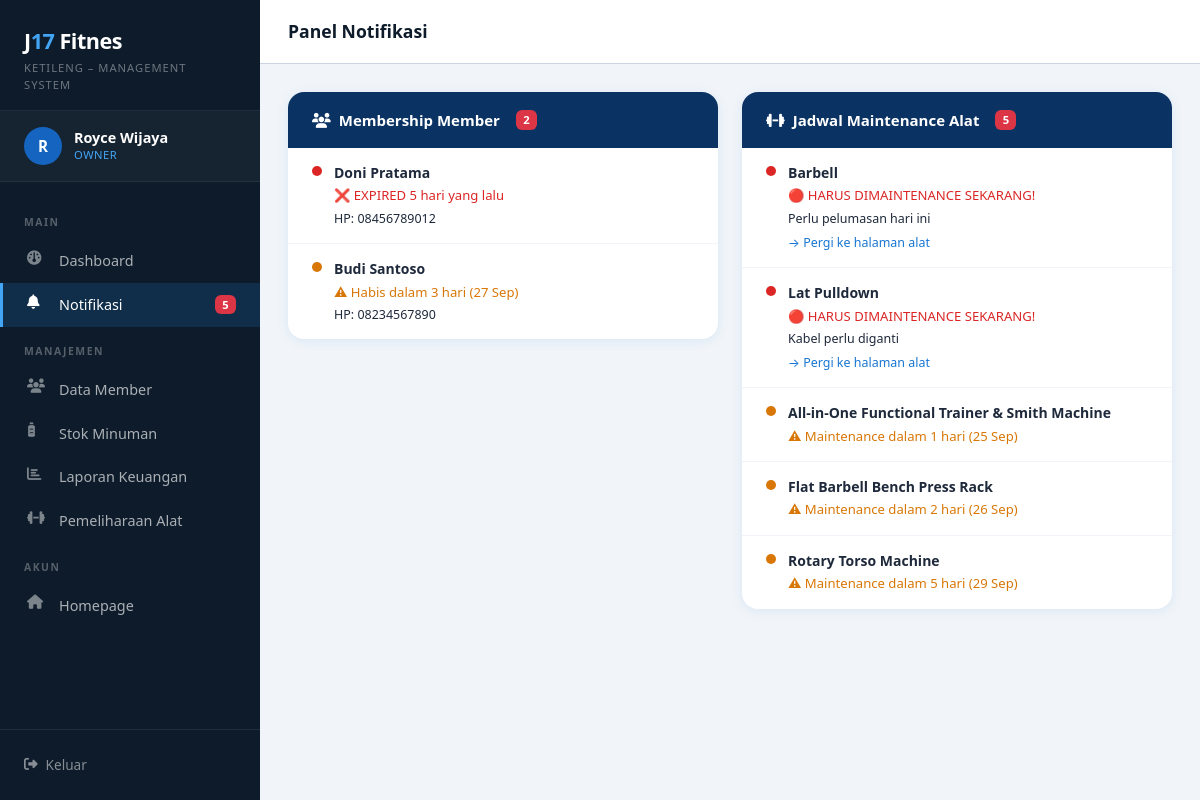
Screenshot of /owner/notifikasi.php (signed in) with the database file from the repository.
### tables this page shows
CREATE TABLE IF NOT EXISTS members (
    id INT PRIMARY KEY AUTO_INCREMENT,
    user_id INT NOT NULL,
    paket ENUM('1_bulan','3_bulan','6_bulan','1_tahun') NOT NULL DEFAULT '1_bulan',
    tgl_mulai DATE NOT NULL,
    tgl_selesai DATE NOT NULL,
    status ENUM('aktif','expired','pending') DEFAULT 'aktif',
    created_at TIMESTAMP DEFAULT CURRENT_TIMESTAMP,
    updated_at TIMESTAMP DEFAULT CURRENT_TIMESTAMP ON UPDATE CURRENT_TIMESTAMP,
    FOREIGN KEY (user_id) REFERENCES users(id) ON DELETE CASCADE
);

CREATE TABLE IF NOT EXISTS users (
    id INT PRIMARY KEY AUTO_INCREMENT,
    nama_lengkap VARCHAR(100) NOT NULL,
    nama_panggilan VARCHAR(50) NOT NULL UNIQUE,
    email VARCHAR(100) DEFAULT NULL,
    password VARCHAR(255) NOT NULL,
    role ENUM('owner', 'staff', 'member') NOT NULL DEFAULT 'member',
    no_hp VARCHAR(20) DEFAULT NULL,
    jenis_kelamin ENUM('L', 'P') DEFAULT NULL,
    umur INT DEFAULT NULL,
    created_at TIMESTAMP DEFAULT CURRENT_TIMESTAMP,
    updated_at TIMESTAMP DEFAULT CURRENT_TIMESTAMP ON UPDATE CURRENT_TIMESTAMP
);

CREATE TABLE IF NOT EXISTS alat (
    id INT PRIMARY KEY AUTO_INCREMENT,
    nama VARCHAR(150) NOT NULL,
    kategori ENUM('Free Weight','Machine','All-in-One') NOT NULL,
    jumlah INT DEFAULT 1,
    status ENUM('tersedia','maintenance') DEFAULT 'tersedia',
    interval_hari INT DEFAULT 30 COMMENT 'interval maintenance dalam hari',
    tgl_maintenance_terakhir DATE DEFAULT NULL,
    tgl_maintenance_berikutnya DATE DEFAULT NULL,
    catatan TEXT DEFAULT NULL,
    created_at TIMESTAMP DEFAULT CURRENT_TIMESTAMP,
    updated_at TIMESTAMP DEFAULT CURRENT_TIMESTAMP ON UPDATE CURRENT_TIMESTAMP
);

### owner/notifikasi.php (the view, shortened to what this page needs)
<?php
$db = getDB();
$notif_member = $db->query("
    SELECT u.nama_lengkap, u.no_hp, m.paket, m.tgl_selesai, DATEDIFF(m.tgl_selesai, CURDATE()) as sisa
    FROM members m JOIN users u ON m.user_id=u.id
    WHERE DATEDIFF(m.tgl_selesai, CURDATE()) BETWEEN -30 AND 7
    ORDER BY sisa ASC
")->fetchAll();
$notif_alat = $db->query("
    SELECT *, DATEDIFF(tgl_maintenance_berikutnya, CURDATE()) as sisa_hari
    FROM alat WHERE tgl_maintenance_berikutnya <= DATE_ADD(CURDATE(), INTERVAL 7 DAY)
    ORDER BY sisa_hari ASC
")->fetchAll();
?>
<!DOCTYPE html>
<html lang="id">
<head>
<link href="https://cdn.jsdelivr.net/npm/bootstrap@5.3.2/dist/css/bootstrap.min.css" rel="stylesheet">
<link href="https://cdnjs.cloudflare.com/ajax/libs/font-awesome/6.5.0/css/all.min.css" rel="stylesheet">
<link href="/j17-fitnes/assets/css/style.css" rel="stylesheet">
</head>
<body>
<div class="dashboard-wrapper">
  <?php include __DIR__ . '/../includes/sidebar_owner.php'; ?>
  <div class="main-content">
    <div class="topbar">
      <div class="topbar-title">Panel Notifikasi</div>
    </div>
    <div class="page-content">
      <div class="row g-4">
        <div class="col-lg-6">
          <div class="alert-panel">
            <div class="alert-panel-header">
              <i class="fa-solid fa-users"></i> Membership Member
              <span class="badge bg-danger ms-2"><?= count($notif_member) ?></span>
            </div>
            <?php foreach($notif_member as $n): ?>
            <div class="notif-item">
              <?php if($n['sisa'] < 0): ?>
                <div class="notif-dot-red"></div>
                <div>
                  <strong><?= htmlspecialchars($n['nama_lengkap']) ?></strong><br>
                  <span style="color:var(--danger);font-size:.82rem">❌ EXPIRED <?= abs($n['sisa']) ?> hari yang lalu</span><br>
                  <span style="font-size:.78rem;color:var(--gray-400)"><?= $n['no_hp'] ? 'HP: '.$n['no_hp'] : '' ?></span>
                </div>
              <?php elseif($n['sisa'] <= 3): ?>
                <div class="notif-dot-orange"></div>
                <div>
                  <strong><?= htmlspecialchars($n['nama_lengkap']) ?></strong><br>
                  <span style="color:var(--warning);font-size:.82rem">⚠ Habis dalam <?= $n['sisa'] ?> hari (<?= date('d M', strtotime($n['tgl_selesai'])) ?>)</span><br>
                  <span style="font-size:.78rem;color:var(--gray-400)"><?= $n['no_hp'] ? 'HP: '.$n['no_hp'] : '' ?></span>
                </div>
              <?php endif; ?>
            </div>
            <?php endforeach; ?>
          </div>
        </div>
        <div class="col-lg-6">
          <div class="alert-panel">
            <div class="alert-panel-header">
              <i class="fa-solid fa-dumbbell"></i> Jadwal Maintenance Alat
              <span class="badge bg-danger ms-2"><?= count($notif_alat) ?></span>
            </div>
            <?php foreach($notif_alat as $a): ?>
            <div class="notif-item">
              <?php if($a['sisa_hari'] <= 0): ?>
                <div class="notif-dot-red"></div>
                <div>
                  <strong><?= htmlspecialchars($a['nama']) ?></strong><br>
                  <span style="color:var(--danger);font-size:.82rem">🔴 HARUS DIMAINTENANCE SEKARANG!</span><br>
                  <span style="font-size:.78rem"><?= $a['catatan'] ? htmlspecialchars($a['catatan']) : '' ?></span>
                  <a href="/j17-fitnes/owner/alat/index.php" style="display:block;font-size:.78rem;margin-top:.25rem;color:var(--blue-600)">→ Pergi ke halaman alat</a>
                </div>
              <?php else: ?>
                <div class="notif-dot-orange"></div>
                <div>
                  <strong><?= htmlspecialchars($a['nama']) ?></strong><br>
                  <span style="color:var(--warning);font-size:.82rem">⚠ Maintenance dalam <?= $a['sisa_hari'] ?> hari (<?= date('d M', strtotime($a['tgl_maintenance_berikutnya'])) ?>)</span>
                </div>
              <?php endif; ?>
            </div>
            <?php endforeach; ?>
          </div>
        </div>
      </div>
    </div>
  </div>
</div>
</body>
</html>

### assets/css/style.css (style rules this page uses)
:root { --blue-900: #0D2137; --blue-800: #0A3263; --blue-700: #1565C0; --blue-600: #1976D2; --blue-500: #2196F3; --blue-400: #42A5F5; --blue-300: #90CAF9; --blue-100: #DBEAFE; --blue-50: #EFF6FF; --dark: #0D1B2A; --gray-800: #1E293B; --gray-700: #334155; --gray-500: #64748B; --gray-300: #CBD5E1; --gray-100: #F1F5F9; --white: #FFFFFF; --success: #16A34A; --warning: #D97706; --danger: #DC2626; --info: #0891B2; --radius: 10px; --radius-lg: 16px; --shadow: 0 2px 12px rgba(21,101,192,0.10); --shadow-lg: 0 8px 32px rgba(21,101,192,0.18); --sidebar-w: 260px; --header-h: 64px; }
*, *::before, *::after { box-sizing: border-box; margin: 0; padding: 0; }
html { scroll-behavior: smooth; }
body { font-family: 'Segoe UI', system-ui, -apple-system, sans-serif; font-size: 15px; line-height: 1.6; color: var(--gray-800); background: var(--gray-100); }
a { color: var(--blue-600); text-decoration: none; }
.dashboard-wrapper { display: flex; min-height: 100vh; }
.main-content { margin-left: var(--sidebar-w); flex: 1; min-height: 100vh; display: flex; flex-direction: column; }
.topbar { height: var(--header-h); background: var(--white); border-bottom: 1px solid var(--gray-300); display: flex; align-items: center; padding: 0 1.75rem; gap: 1rem; position: sticky; top: 0; z-index: 50; }
.topbar-title { font-size: 1.1rem; font-weight: 700; color: var(--dark); flex: 1; }
.page-content { padding: 1.75rem; flex: 1; }
.alert-panel { background: var(--white); border-radius: var(--radius-lg); box-shadow: var(--shadow); overflow: hidden; }
.alert-panel-header { background: var(--blue-800); color: var(--white); padding: 1rem 1.5rem; font-weight: 700; display: flex; align-items: center; gap: 0.5rem; }
.notif-item { padding: 0.875rem 1.5rem; border-bottom: 1px solid var(--gray-100); display: flex; align-items: flex-start; gap: 0.75rem; font-size: 0.875rem; }
.notif-item:last-child { border-bottom: none; }
.notif-dot-red { width:10px; height:10px; background:var(--danger); border-radius:50%; margin-top:4px; flex-shrink:0; }
.notif-dot-orange { width:10px; height:10px; background:var(--warning); border-radius:50%; margin-top:4px; flex-shrink:0; }

### rows the page displays
members: user.nama_lengkap "Doni Pratama", sisa "5", user.no_hp "08456789012"
members: user.nama_lengkap "Budi Santoso", sisa "3", tgl_selesai "27 Sep", user.no_hp "08234567890"
alat: nama "Barbell", catatan "Perlu pelumasan hari ini"
alat: nama "Lat Pulldown", catatan "Kabel perlu diganti"
alat: nama "All-in-One Functional Trainer & Smith Machine", sisa_hari "1", tgl_maintenance_berikutnya "25 Sep"
alat: nama "Flat Barbell Bench Press Rack", sisa_hari "2", tgl_maintenance_berikutnya "26 Sep"
alat: nama "Rotary Torso Machine", sisa_hari "5", tgl_maintenance_berikutnya "29 Sep"

### other values shown
substr($_SESSION['nama_panggilan'] ?? 'U', 0, 1) "R"
$_SESSION['nama_lengkap'] "Royce Wijaya"
$_SESSION['role'] "OWNER"
$notifCount "5"
count($notif_member) "2"
count($notif_alat) "5"
